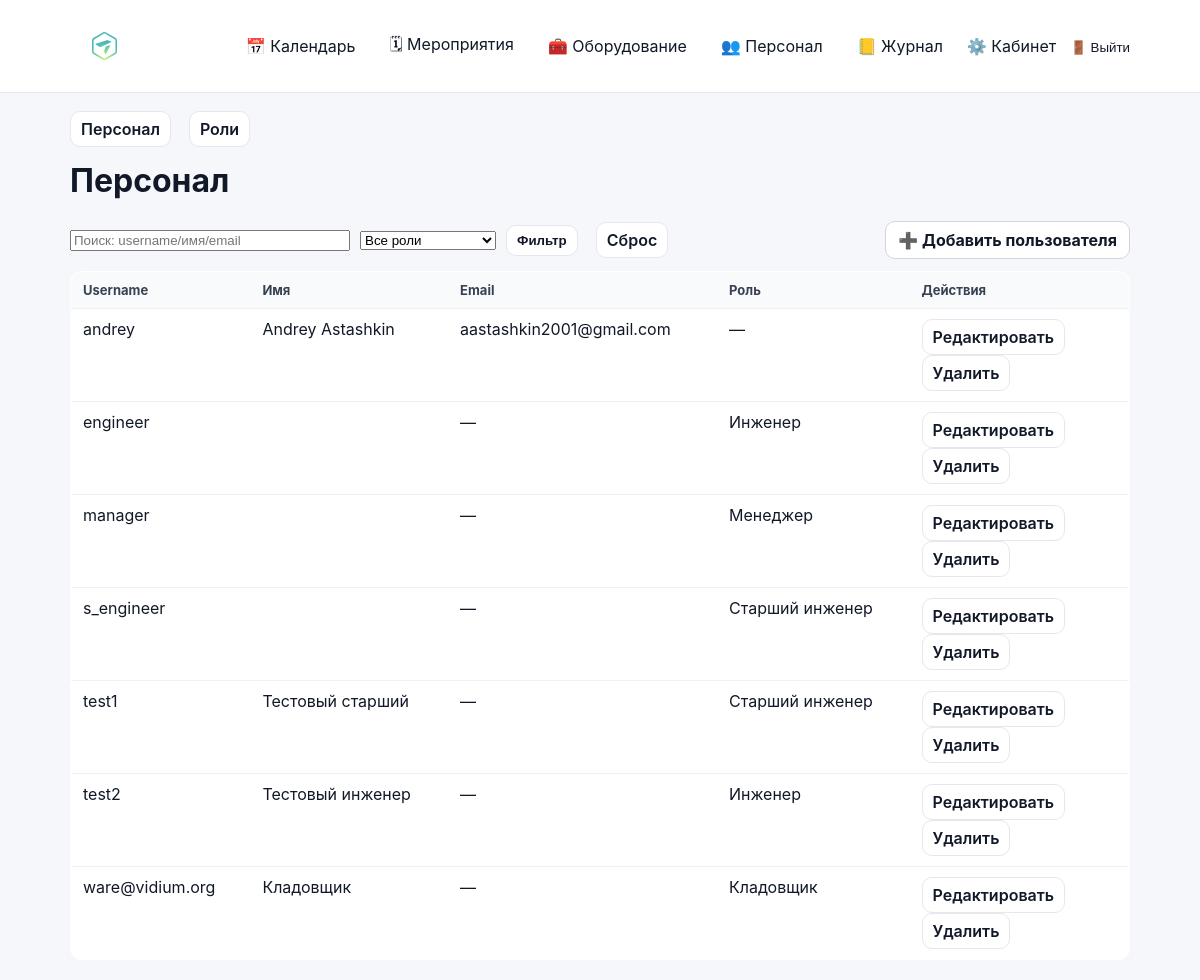
Before: /staff/personnel/ (signed in) with the older database file.
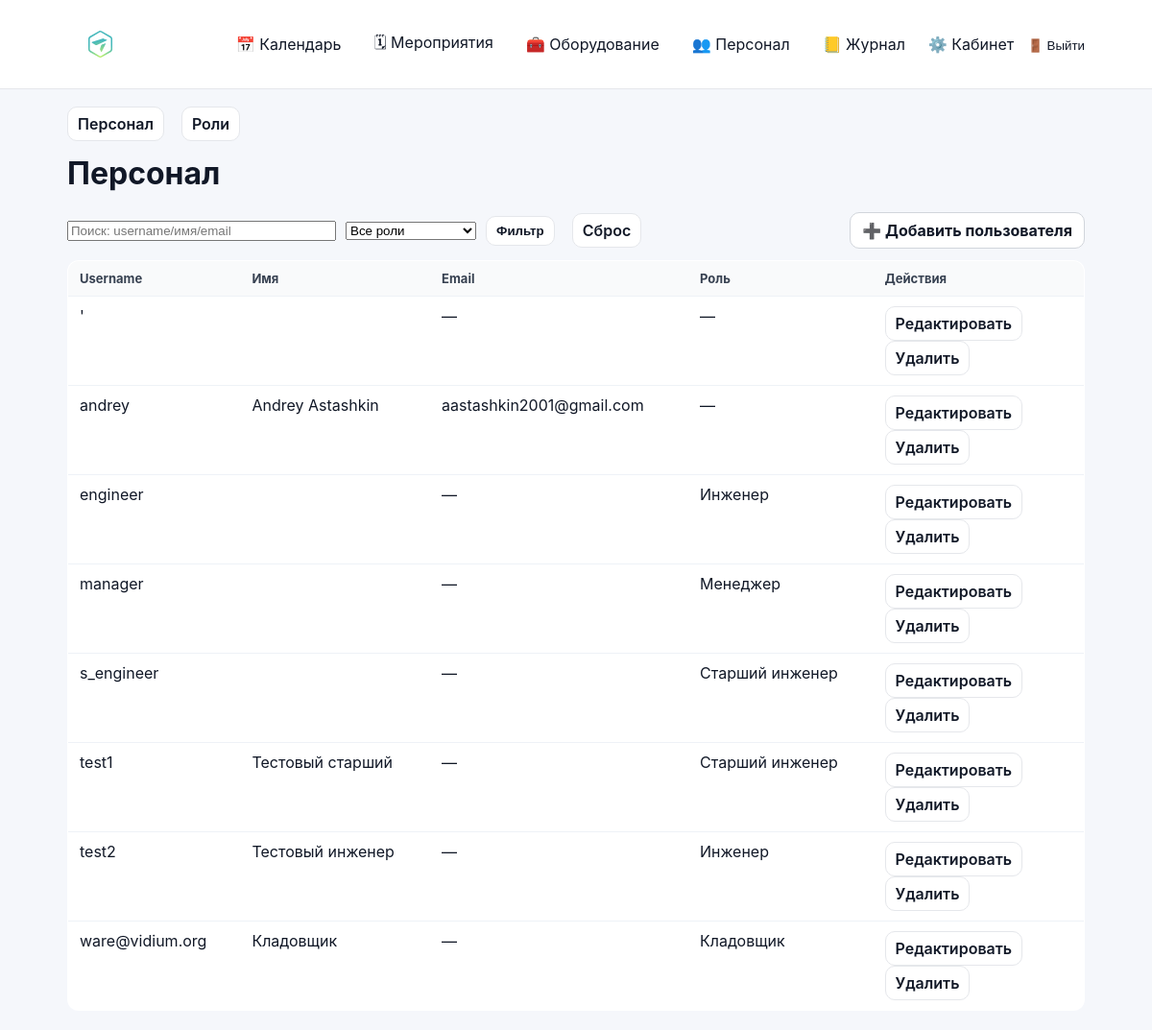
After: the same page with the newer database file.
### accounts/models.py (models this page shows)
class User(AbstractUser):
    class Meta(AbstractUser.Meta):
        permissions = [
            ("manage_staff", "Can manage staff (users/roles)"),
        ]

### accounts/staff_views.py (the view, shortened to what this page needs)
# urls.py: path("personnel/", staff_views.staff_users_view, name="staff_users"),
@login_required
def staff_users_view(request):
    if not can_manage_staff(request.user):
        return _deny()
    q = (request.GET.get("q") or "").strip()
    role_id = (request.GET.get("role") or "").strip()
    users = User.objects.all().order_by("username").prefetch_related("groups")
    roles = Group.objects.all().order_by("name")
    if role_id.isdigit():
        users = users.filter(groups__id=int(role_id))
    return render(
        request,
        "accounts/staff_users.html",
        {
            "tab": "users",
            "users": users,
            "roles": roles,
            "q": q,
            "role": role_id,
        },
    )

### accounts/context_processors.py (called while the page is built)
def authz_flags(request):
    user = getattr(request, "user", None)
    return {
        "can_manage_staff": can_manage_staff(user),
        "can_edit_event_card": can_edit_event_card(user),
        "can_edit_event_equipment": can_edit_event_equipment(user),
        "can_edit_inventory": can_edit_inventory(user),
    }

### accounts/permissions.py (called while the page is built)
def _ok(user) -> bool:
    return bool(user and user.is_authenticated)

def is_super(user) -> bool:
    return bool(_ok(user) and getattr(user, "is_superuser", False))

def can_manage_staff(user) -> bool:
    return is_super(user) or (_ok(user) and user.has_perm("accounts.manage_staff"))

def can_edit_inventory(user) -> bool:
    return is_super(user) or (_ok(user) and user.has_perm("inventory.manage_inventory"))

def can_edit_event_card(user) -> bool:
    return is_super(user) or (_ok(user) and user.has_perm("events.edit_event_card"))

def can_edit_event_equipment(user) -> bool:
    return is_super(user) or (_ok(user) and user.has_perm("events.edit_event_equipment"))

### accounts/templates/accounts/staff_users.html (shortened to what this page needs)
{% extends "base.html" %}
{% block content %}
{% include "accounts/staff_base_tabs.html" %}
<h1 style="margin-top:14px;">Персонал</h1>
<form method="get" style="display:flex; gap:10px; align-items:center; margin: 12px 0;">
  <input type="text" name="q" value="{{ q }}" placeholder="Поиск: username/имя/email" style="width:280px;">
  <select name="role">
    <option value="">Все роли</option>
  </select>
  <button class="btn-secondary" type="submit">Фильтр</button>
  <a class="btn-secondary" href="{% url 'staff_users' %}">Сброс</a>
  <div style="margin-left:auto;">
    <a class="btn" href="{% url 'staff_user_add' %}">➕ Добавить пользователя</a>
  </div>
</form>
<table class="list-table">
  <thead>
    <tr>
      <th>Username</th>
      <th>Имя</th>
      <th>Email</th>
      <th>Роль</th>
      <th style="width:220px;">Действия</th>
    </tr>
  </thead>
  <tbody>
    {% for u in users %}
      <tr>
        <td>{{ u.username }}</td>
        <td>{{ u.first_name }} {{ u.last_name }}</td>
        <td>{{ u.email|default:"—" }}</td>
        <td>{% if u.groups.first %}{{ u.groups.first.name }}{% else %}—{% endif %}</td>
        <td>
          <a class="btn-secondary" href="{% url 'staff_user_edit' u.id %}">Редактировать</a>
          <a class="btn-secondary" href="{% url 'staff_user_delete' u.id %}">Удалить</a>
        </td>
      </tr>
    {% empty %}
      <tr><td colspan="5">Пользователей нет</td></tr>
    {% endfor %}
  </tbody>
</table>
{% endblock %}

Changed rows visible on the page:
added User: username "'", email "—"
